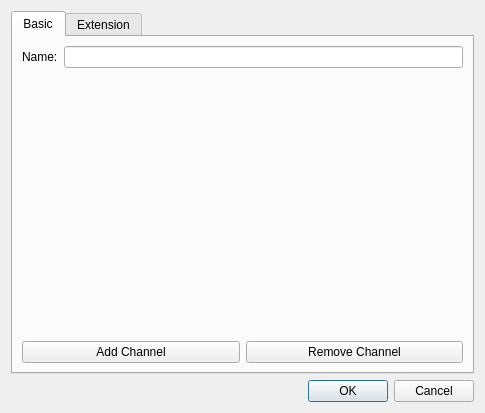
<?xml version="1.0" encoding="UTF-8"?>
<ui version="4.0">
 <class>RoamingZoneDialog</class>
 <widget class="QDialog" name="RoamingZoneDialog">
  <property name="geometry">
   <rect>
    <x>0</x>
    <y>0</y>
    <width>485</width>
    <height>413</height>
   </rect>
  </property>
  <property name="windowTitle">
   <string>Dialog</string>
  </property>
  <layout class="QVBoxLayout" name="verticalLayout">
   <item>
    <widget class="QTabWidget" name="tabWidget">
     <property name="currentIndex">
      <number>0</number>
     </property>
     <widget class="QWidget" name="basicTab">
      <attribute name="title">
       <string>Basic</string>
      </attribute>
      <layout class="QVBoxLayout" name="verticalLayout_2">
       <item>
        <layout class="QHBoxLayout" name="horizontalLayout_3">
         <item>
          <widget class="QLabel" name="zoneNameLabel">
           <property name="text">
            <string>Name:</string>
           </property>
          </widget>
         </item>
         <item>
          <widget class="QLineEdit" name="zoneName"/>
         </item>
        </layout>
       </item>
       <item>
        <widget class="ConfigObjectListView" name="channelListView" native="true">
         <property name="sizePolicy">
          <sizepolicy hsizetype="Preferred" vsizetype="MinimumExpanding">
           <horstretch>0</horstretch>
           <verstretch>0</verstretch>
          </sizepolicy>
         </property>
        </widget>
       </item>
       <item>
        <layout class="QHBoxLayout" name="horizontalLayout_2">
         <item>
          <widget class="QPushButton" name="add">
           <property name="text">
            <string>Add Channel</string>
           </property>
           <property name="shortcut">
            <string>Alt++</string>
           </property>
          </widget>
         </item>
         <item>
          <widget class="QPushButton" name="rem">
           <property name="text">
            <string>Remove Channel</string>
           </property>
           <property name="shortcut">
            <string>Alt+-</string>
           </property>
          </widget>
         </item>
        </layout>
       </item>
      </layout>
     </widget>
     <widget class="ExtensionView" name="extensionView">
      <attribute name="title">
       <string>Extension</string>
      </attribute>
     </widget>
    </widget>
   </item>
   <item>
    <widget class="QDialogButtonBox" name="buttonBox">
     <property name="orientation">
      <enum>Qt::Horizontal</enum>
     </property>
     <property name="standardButtons">
      <set>QDialogButtonBox::Cancel|QDialogButtonBox::Ok</set>
     </property>
    </widget>
   </item>
  </layout>
 </widget>
 <customwidgets>
  <customwidget>
   <class>ExtensionView</class>
   <extends>QWidget</extends>
   <header>extensionview.hh</header>
   <container>1</container>
  </customwidget>
  <customwidget>
   <class>ConfigObjectListView</class>
   <extends>QWidget</extends>
   <header>configobjectlistview.hh</header>
   <container>1</container>
  </customwidget>
 </customwidgets>
 <resources/>
 <connections>
  <connection>
   <sender>buttonBox</sender>
   <signal>accepted()</signal>
   <receiver>RoamingZoneDialog</receiver>
   <slot>accept()</slot>
   <hints>
    <hint type="sourcelabel">
     <x>248</x>
     <y>254</y>
    </hint>
    <hint type="destinationlabel">
     <x>157</x>
     <y>274</y>
    </hint>
   </hints>
  </connection>
  <connection>
   <sender>buttonBox</sender>
   <signal>rejected()</signal>
   <receiver>RoamingZoneDialog</receiver>
   <slot>reject()</slot>
   <hints>
    <hint type="sourcelabel">
     <x>316</x>
     <y>260</y>
    </hint>
    <hint type="destinationlabel">
     <x>286</x>
     <y>274</y>
    </hint>
   </hints>
  </connection>
 </connections>
</ui>
